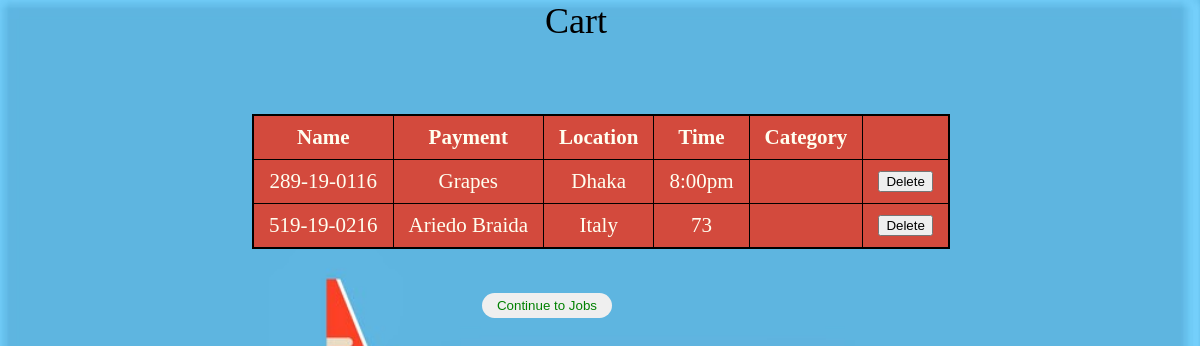
Page /Model/displaycart.php on the earlier database version.
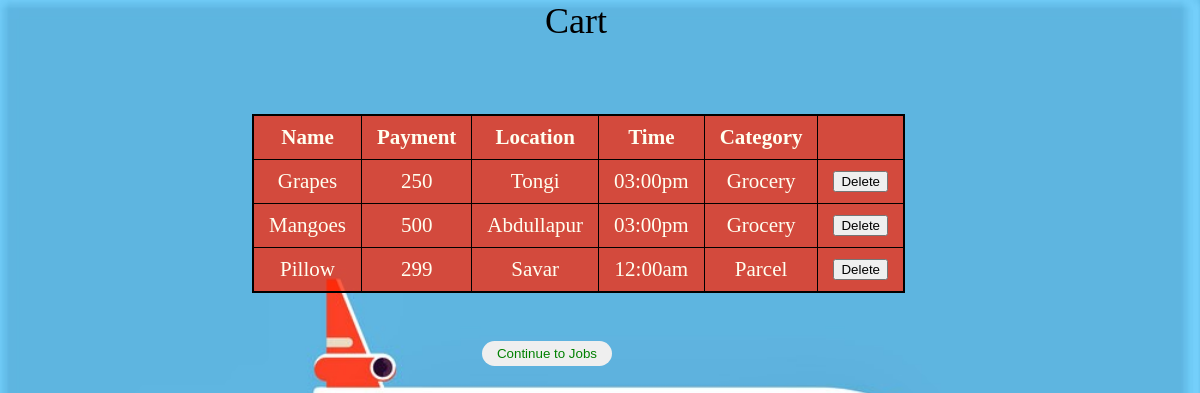
Same page on the later database version.
### tables this page shows
CREATE TABLE `cart` (
  `job_name` varchar(40) NOT NULL,
  `job_payment` varchar(40) NOT NULL,
  `job_location` varchar(40) NOT NULL,
  `delivery_time` varchar(40) NOT NULL,
  `job_category` varchar(30) NOT NULL
);

### Model/displaycart.php (the view, shortened to what this page needs)
<?php
  include_once 'dbh.inc.php';
  $sql="Select * from cart";
  $data=mysqli_query($conn,$sql);
  ?>
  <link rel="stylesheet" href="../View/CSS/style.css">
  <header class="pth">
    Cart <br>
  </header>
  <div class="tl1 carttable">
    <a href="../Controller/index.php"><button class="b" type="button" name="button">Continue to Jobs</button>
  <table>
    <tr>
      <th>Name</th>
      <th>Payment</th>
      <th>Location</th>
      <th>Time</th>
      <th>Category</th>
    </tr>
    <?php
    while($result=mysqli_fetch_assoc($data)){
      $I_id = $result['job_name'];
      echo "<form action='../Controller/deleteitemcart.inc.php' method='POST'><tr>
      <td><input type='hidden' name='job_name' value=$I_id>".$result['job_name']."</td>
      <td>".$result['job_payment']."</td>
      <td>".$result['job_location']."</td>
      <td>".$result['delivery_time']."</td>
      <td>".$result['job_category']."</td>
      <td><input type='submit' name='delcart' value='Delete'></td>
      </tr>
      </form>";
    }
?>
</table></div>

### View/css/style.css (style rules this page uses)
a { text-decoration: none; }
::placeholder { color: #999 !important; }
.tl1 table { border: 2px solid black; table-collapse: collapse; border-collapse: collapse; text-align: center; margin-left: 32%; margin-top: 6%; background: #ff2300ba; font-size: 21px; margin-bottom: 120px; color: ivory; }
.tl1.carttable { left: -11%; }
button { border: none; border-radius: 15px; padding: 5px 15px; color: green; margin-top: 35px; }
th, td { border: 1px solid black; padding: 9px 15px; }
.pth { text-align: center; font-size: 36px; width: 96%; }
.b { position: absolute; top: 107%; right: 38%; }
.tl1 { position: relative; }

Differences in the rows shown:
removed cart: job_name "289-19-0116", job_payment "Grapes", job_location "Dhaka", delivery_time "8:00pm"
removed cart: job_name "519-19-0216", job_payment "Ariedo Braida", job_location "Italy", delivery_time "73"
added cart: job_name "Grapes", job_payment "250", job_location "Tongi", delivery_time "03:00pm", job_category "Grocery"
added cart: job_name "Mangoes", job_payment "500", job_location "Abdullapur", delivery_time "03:00pm", job_category "Grocery"
added cart: job_name "Pillow", job_payment "299", job_location "Savar", delivery_time "12:00am", job_category "Parcel"
